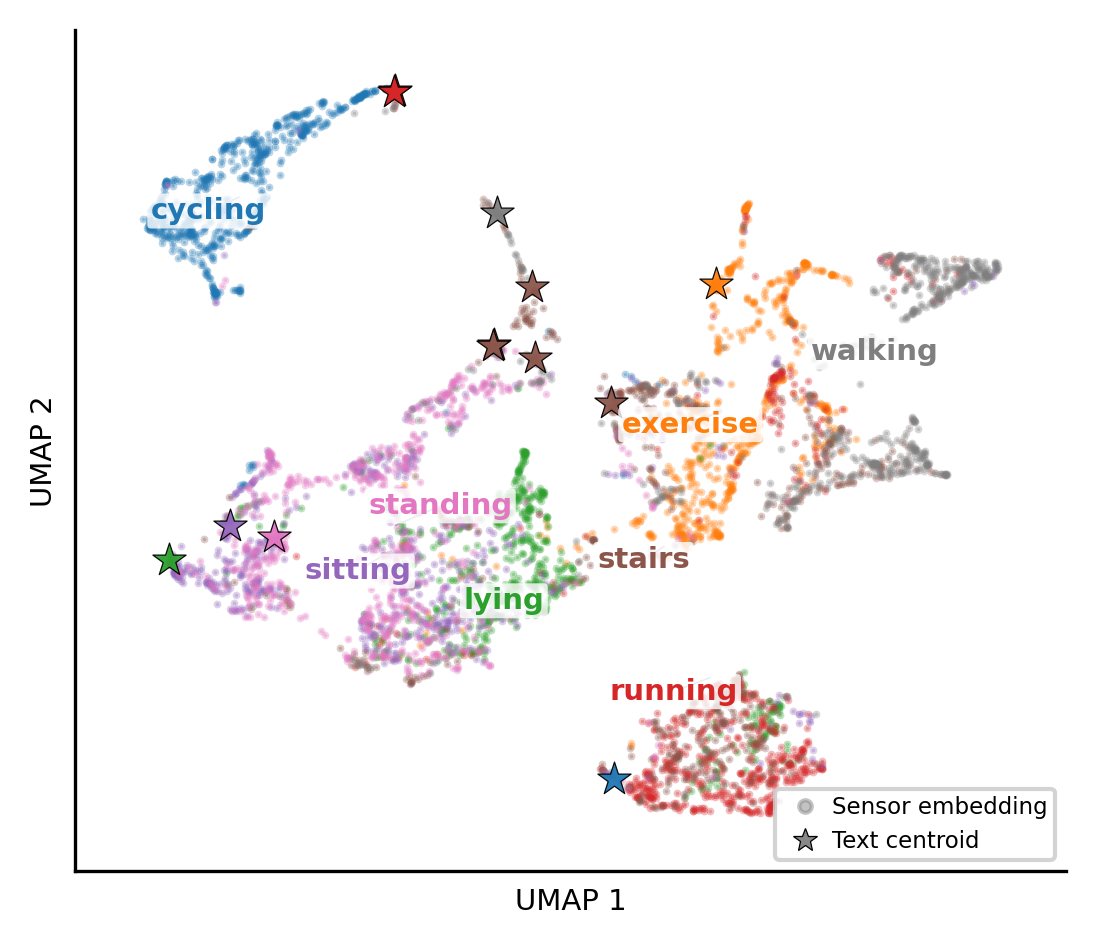

The Python source for this figure:
#!/usr/bin/env python3
"""Generate publication-quality UMAP figure of IMU-text embedding alignment.

Single-column academic paper figure (~3.5 inches wide, 300 DPI).
Loads a trained TSFM checkpoint, extracts embeddings on all test datasets,
computes per-label centroids, and plots a joint 2D UMAP.

Usage:
    TSFM_CHECKPOINT=training_output/semantic_alignment/small_deep_v2_4b3fdd6/best.pt \
        python figures/fig_embedding_umap.py

    # Or use default checkpoint path
    python figures/fig_embedding_umap.py
"""

import os
import sys
import json
import random
from pathlib import Path
from typing import List, Dict, Tuple

import numpy as np
import torch
import torch.nn.functional as F
from torch.amp import autocast
from tqdm import tqdm

# ── Project imports ─────────────────────────────────────────────────────────
PROJECT_ROOT = Path(__file__).resolve().parent.parent
sys.path.insert(0, str(PROJECT_ROOT))

from val_scripts.human_activity_recognition.model_loading import load_model, load_label_bank
from datasets.imu_pretraining_dataset.label_groups import LABEL_GROUPS_SIMPLE

# ── Config ──────────────────────────────────────────────────────────────────
_DEFAULT_CHECKPOINT = str(
    PROJECT_ROOT / "training_output" / "semantic_alignment"
    / "small_deep_v2_4b3fdd6" / "best.pt"
)
CHECKPOINT_PATH = os.environ.get("TSFM_CHECKPOINT", _DEFAULT_CHECKPOINT)
BATCH_SIZE = 64
OUTPUT_DIR = PROJECT_ROOT / "figures"

# Eval constants (matching evaluate_tsfm.py at this commit)
BENCHMARK_DIR = PROJECT_ROOT / "benchmark_data"
TSFM_EVAL_DIR = BENCHMARK_DIR / "processed" / "tsfm_eval"
LIMUBERT_DATA_DIR = BENCHMARK_DIR / "processed" / "limubert"
DATA_CHANNELS = 6
PATCH_SIZE_SEC = 1.0

# Load dataset & label config
DATASET_CONFIG_PATH = BENCHMARK_DIR / "dataset_config.json"
GLOBAL_LABEL_PATH = LIMUBERT_DATA_DIR / "global_label_mapping.json"

with open(DATASET_CONFIG_PATH) as f:
    DATASET_CONFIG = json.load(f)
TEST_DATASETS = DATASET_CONFIG["zero_shot_datasets"]

with open(GLOBAL_LABEL_PATH) as f:
    GLOBAL_LABELS = json.load(f)["labels"]

# UMAP parameters (tuned for ~170 centroid points)
UMAP_N_NEIGHBORS = 10
UMAP_MIN_DIST = 0.05
EXCLUDE_GROUPS = ('postural_transition',)


# ── Data loading (mirrors evaluate_tsfm.py) ────────────────────────────────

def get_dataset_metadata(dataset_name: str) -> dict:
    manifest_path = PROJECT_ROOT / "data" / dataset_name / "manifest.json"
    with open(manifest_path) as f:
        manifest = json.load(f)

    channels = manifest.get('channels', manifest.get('channel_descriptions', []))
    if isinstance(channels[0], dict):
        ch_descs = [c['description'] for c in channels]
    else:
        ch_descs = channels

    sr = manifest.get('sampling_rate_hz', manifest.get('sampling_rate', 50.0))
    n_real = len(ch_descs)
    has_gyro = n_real >= 6

    # Pad to DATA_CHANNELS if fewer
    while len(ch_descs) < DATA_CHANNELS:
        ch_descs.append(f"unused_pad_channel_{len(ch_descs)}")

    return {
        'channel_descriptions': ch_descs[:DATA_CHANNELS],
        'sampling_rate_hz': sr,
        'n_real_channels': n_real,
        'has_gyro': has_gyro,
    }


def load_raw_data(dataset_name: str):
    """Load preprocessed numpy arrays from benchmark_data."""
    ds_dir = TSFM_EVAL_DIR / dataset_name
    data = np.load(str(ds_dir / "data_native.npy")).astype(np.float32)
    label_path = ds_dir / "label_native.npy"
    if not label_path.exists():
        label_path = ds_dir / "labels.npy"
    labels = np.load(str(label_path)).astype(np.float32)
    with open(ds_dir / "metadata.json") as f:
        meta = json.load(f)
    sr = meta.get('sampling_rate_hz', 50.0)
    return data, labels, sr


def get_window_labels(labels_raw: np.ndarray, label_index: int = 0) -> np.ndarray:
    """Extract per-window activity labels as integer indices (majority vote)."""
    act_labels = labels_raw[:, :, label_index]
    t = int(np.min(act_labels))
    act_labels = act_labels - t
    window_labels = np.array([
        np.bincount(row.astype(int)).argmax() for row in act_labels
    ], dtype=np.int64)
    return window_labels


def get_dataset_labels(dataset_name: str) -> List[str]:
    """Get sorted activity labels for a dataset."""
    return sorted(DATASET_CONFIG["datasets"][dataset_name]["activities"])


# ── Embedding extraction ───────────────────────────────────────────────────

def extract_embeddings(model, raw_data, device, sampling_rate, channel_descriptions,
                       has_gyro=True):
    """Extract session-level L2-normalised embeddings."""
    model.train(False)
    N = raw_data.shape[0]
    seq_len = raw_data.shape[1]
    all_embs = []

    for start in tqdm(range(0, N, BATCH_SIZE), desc="Extracting embeddings",
                      total=(N + BATCH_SIZE - 1) // BATCH_SIZE, leave=False):
        end = min(start + BATCH_SIZE, N)
        batch = torch.from_numpy(raw_data[start:end]).float().to(device)
        bs = batch.shape[0]

        ch_mask = torch.ones(bs, DATA_CHANNELS, dtype=torch.bool, device=device)
        if not has_gyro:
            ch_mask[:, 3:] = False
        att_mask = torch.ones(bs, seq_len, dtype=torch.bool, device=device)
        ch_descs = [channel_descriptions[:] for _ in range(bs)]
        srs = [sampling_rate] * bs
        ps = [PATCH_SIZE_SEC] * bs

        with torch.no_grad():
            with autocast('cuda', enabled=device.type == 'cuda'):
                emb = model.forward_from_raw(
                    batch, ch_descs, ch_mask, srs, ps,
                    attention_mask=att_mask,
                )
            all_embs.append(emb.float().cpu().numpy())

    return np.concatenate(all_embs, axis=0)


# ── Group color mapping ────────────────────────────────────────────────────

def get_label_to_group(labels: List[str]) -> Dict[str, str]:
    label_to_group = {}
    for group_name, members in LABEL_GROUPS_SIMPLE.items():
        for lbl in members:
            label_to_group[lbl] = group_name
    return label_to_group


# Distinct colors for LABEL_GROUPS_SIMPLE groups (17 groups)
_TAB20 = [
    '#1f77b4', '#ff7f0e', '#2ca02c', '#d62728', '#9467bd',
    '#8c564b', '#e377c2', '#7f7f7f', '#bcbd22', '#17becf',
    '#aec7e8', '#ffbb78', '#98df8a', '#ff9896', '#c5b0d5',
    '#c49c94', '#f7b6d2',
]


# ── Figure generation ──────────────────────────────────────────────────────

def make_paper_figure(
    imu_embeddings: np.ndarray,
    text_embeddings: np.ndarray,
    labels: List[str],
    output_path: Path,
    exclude_groups: Tuple[str, ...] = EXCLUDE_GROUPS,
):
    """Publication-quality single-column UMAP figure.

    Minimal design: circles (IMU) and stars (text) colored by activity group,
    with group labels placed at cluster centroids. No axis labels, no legend
    clutter — the visual tells the story.
    """
    import umap
    import matplotlib
    matplotlib.use('Agg')
    import matplotlib.pyplot as plt
    from matplotlib.lines import Line2D

    plt.rcParams.update({
        'font.family': 'sans-serif',
        'font.size': 7,
    })

    label_to_group = get_label_to_group(labels)

    # Filter invalid embeddings
    valid = ~(np.isnan(imu_embeddings).any(axis=1) | np.isinf(imu_embeddings).any(axis=1)
              | np.isnan(text_embeddings).any(axis=1) | np.isinf(text_embeddings).any(axis=1))
    imu_embeddings = imu_embeddings[valid]
    text_embeddings = text_embeddings[valid]
    labels = [l for l, v in zip(labels, valid) if v]

    # Exclude specified groups
    if exclude_groups:
        keep = np.array([label_to_group.get(l, l) not in exclude_groups for l in labels])
        n_dropped = len(labels) - keep.sum()
        if n_dropped:
            print(f"  Excluding {n_dropped} samples from groups: {exclude_groups}")
        imu_embeddings = imu_embeddings[keep]
        text_embeddings = text_embeddings[keep]
        labels = [l for l, k in zip(labels, keep) if k]

    labels_arr = np.array(labels)
    unique_labels = sorted(set(labels))

    # Per-label centroids
    imu_centroids = np.zeros((len(unique_labels), imu_embeddings.shape[1]))
    text_centroids = np.zeros((len(unique_labels), text_embeddings.shape[1]))
    for i, lbl in enumerate(unique_labels):
        mask = labels_arr == lbl
        imu_centroids[i] = imu_embeddings[mask].mean(axis=0)
        text_centroids[i] = text_embeddings[mask].mean(axis=0)

    # Re-normalise
    imu_centroids /= np.maximum(np.linalg.norm(imu_centroids, axis=1, keepdims=True), 1e-8)
    text_centroids /= np.maximum(np.linalg.norm(text_centroids, axis=1, keepdims=True), 1e-8)

    centroid_groups = np.array([label_to_group.get(l, l) for l in unique_labels])
    present_groups = sorted(set(centroid_groups))

    # Assign colors per group
    group_colors = {g: _TAB20[i % len(_TAB20)] for i, g in enumerate(present_groups)}

    # Balanced subsample: equal samples per group so no group dominates visually
    MAX_SAMPLES = 5000
    rng = np.random.RandomState(42)
    groups_all = np.array([label_to_group.get(l, l) for l in labels])
    present_groups_arr = sorted(set(groups_all))
    per_group = max(1, MAX_SAMPLES // len(present_groups_arr))

    balanced_idx = []
    for g in present_groups_arr:
        g_indices = np.where(groups_all == g)[0]
        n_take = min(per_group, len(g_indices))
        balanced_idx.extend(rng.choice(g_indices, n_take, replace=False).tolist())
    rng.shuffle(balanced_idx)
    balanced_idx = np.array(balanced_idx)

    imu_sub = imu_embeddings[balanced_idx]
    labels_sub = [labels[i] for i in balanced_idx]
    labels_sub_arr = np.array(labels_sub)
    groups_sub = np.array([label_to_group.get(l, l) for l in labels_sub])

    # Joint UMAP on subsampled IMU + text centroids
    all_points = np.vstack([imu_sub, text_centroids])
    n_imu = len(imu_sub)
    n_text = len(text_centroids)
    actual_neighbors = min(15, len(all_points) - 1)
    print(f"  UMAP: {n_imu} IMU samples + {n_text} text centroids, "
          f"n_neighbors={actual_neighbors}")
    reducer = umap.UMAP(
        n_neighbors=actual_neighbors,
        min_dist=0.1,
        n_components=2,
        metric='cosine',
        random_state=42,
    )
    proj = reducer.fit_transform(all_points)
    imu_proj = proj[:n_imu]
    text_proj = proj[n_imu:]

    # ── Plot ────────────────────────────────────────────────────────────────
    fig, ax = plt.subplots(figsize=(3.5, 3.0))
    ax.set_facecolor('white')

    # Layer 1: IMU sample cloud (small dots, low alpha)
    for g in present_groups:
        c = group_colors[g]
        mask = groups_sub == g
        if not mask.any():
            continue
        ax.scatter(imu_proj[mask, 0], imu_proj[mask, 1],
                   c=c, marker='.', s=3, alpha=0.3, zorder=2,
                   rasterized=True)  # rasterize dots for small PDF

    # Layer 2: text centroids (bold stars)
    for g in present_groups:
        c = group_colors[g]
        mask = centroid_groups == g
        if not mask.any():
            continue
        ax.scatter(text_proj[mask, 0], text_proj[mask, 1],
                   c=c, marker='*', s=70, alpha=0.95,
                   edgecolors='black', linewidths=0.3, zorder=4)

    # Layer 3: group labels near the text centroid cluster center (auto-repelled)
    from adjustText import adjust_text
    texts = []
    for g in present_groups:
        mask = centroid_groups == g
        if not mask.any():
            continue
        # Anchor at IMU cluster center (visually dominant), not text centroid
        imu_mask = groups_sub == g
        if imu_mask.any():
            cx, cy = imu_proj[imu_mask, 0].mean(), imu_proj[imu_mask, 1].mean()
        else:
            cx, cy = text_proj[mask, 0].mean(), text_proj[mask, 1].mean()
        display = g.replace('_', ' ')
        t = ax.text(cx, cy, display, fontsize=7, fontweight='bold',
                    color=group_colors[g], ha='center', va='center', zorder=6,
                    bbox=dict(boxstyle='round,pad=0.12', facecolor='white',
                              alpha=0.8, edgecolor='none'))
        texts.append(t)

    adjust_text(texts, ax=ax,
                force_text=(0.8, 0.8), force_points=(0.3, 0.3),
                expand_text=(1.2, 1.4),
                arrowprops=dict(arrowstyle='-', color='#aaaaaa', lw=0.4))

    # Minimal modality legend
    legend_handles = [
        Line2D([0], [0], marker='o', color='#888', ms=3, lw=0,
               alpha=0.5, label='Sensor embedding'),
        Line2D([0], [0], marker='*', color='#888', ms=6, lw=0,
               markeredgecolor='black', markeredgewidth=0.3,
               label='Text centroid'),
    ]
    ax.legend(handles=legend_handles, fontsize=5.5, loc='lower right',
              framealpha=0.85, borderpad=0.3, handletextpad=0.2)

    # Axes
    ax.set_xlabel('UMAP 1', fontsize=7)
    ax.set_ylabel('UMAP 2', fontsize=7)
    ax.set_xticks([])
    ax.set_yticks([])
    ax.spines['top'].set_visible(False)
    ax.spines['right'].set_visible(False)

    # Tight axis limits
    all_pts = np.vstack([imu_proj, text_proj])
    pad = 0.08
    xr = all_pts[:, 0].max() - all_pts[:, 0].min()
    yr = all_pts[:, 1].max() - all_pts[:, 1].min()
    ax.set_xlim(all_pts[:, 0].min() - pad * xr, all_pts[:, 0].max() + pad * xr)
    ax.set_ylim(all_pts[:, 1].min() - pad * yr, all_pts[:, 1].max() + pad * yr)

    plt.tight_layout(pad=0.2)

    # Save PNG + PDF
    png_path = output_path.with_suffix('.png')
    pdf_path = output_path.with_suffix('.pdf')
    plt.savefig(png_path, dpi=300, bbox_inches='tight', facecolor='white')
    plt.savefig(pdf_path, bbox_inches='tight', facecolor='white')
    plt.close(fig)
    print(f"  Saved: {png_path.name} + {pdf_path.name}")


# ── Main ───────────────────────────────────────────────────────────────────

def main():
    torch.manual_seed(42)
    np.random.seed(42)
    random.seed(42)

    device = torch.device('cuda' if torch.cuda.is_available() else 'cpu')
    print(f"Device: {device}")
    print(f"Checkpoint: {CHECKPOINT_PATH}")

    # Load model
    model, checkpoint, hp_path = load_model(CHECKPOINT_PATH, device)
    label_bank = load_label_bank(checkpoint, device, hp_path)
    model.train(False)
    label_bank.train(False)
    print("Model loaded")

    # Collect embeddings across all test datasets
    all_imu = []
    all_text = []
    all_labels = []

    # Pre-compute text embeddings for all global labels once
    with torch.no_grad():
        global_label_embs = label_bank.encode(GLOBAL_LABELS, normalize=True)
        if global_label_embs.ndim == 3:
            global_label_embs = global_label_embs.mean(dim=1)
        global_label_embs = global_label_embs.cpu().numpy()
    global_label_to_idx = {l: i for i, l in enumerate(GLOBAL_LABELS)}

    for ds_name in TEST_DATASETS:
        ds_dir = TSFM_EVAL_DIR / ds_name
        if not ds_dir.exists() or not (ds_dir / "data_native.npy").exists():
            print(f"  SKIP {ds_name}: no preprocessed data")
            continue

        print(f"\n  Processing {ds_name}...")
        meta = get_dataset_metadata(ds_name)
        raw_data, raw_labels, sr = load_raw_data(ds_name)

        # Integer label indices -> string activity names
        window_label_indices = get_window_labels(raw_labels)
        ds_activities = get_dataset_labels(ds_name)

        # Extract IMU embeddings (session-level)
        imu_embs = extract_embeddings(
            model, raw_data, device, sr,
            meta['channel_descriptions'],
            has_gyro=meta['has_gyro'],
        )

        # Map integer indices -> activity names -> global label embeddings
        valid_idx = []
        valid_labels = []
        for i, idx in enumerate(window_label_indices):
            if idx < len(ds_activities):
                activity_name = ds_activities[idx]
                if activity_name in global_label_to_idx:
                    valid_idx.append(i)
                    valid_labels.append(activity_name)

        if not valid_idx:
            print(f"    No matching labels in label bank -- skipping")
            continue

        imu_embs = imu_embs[valid_idx]
        text_embs = np.array([global_label_embs[global_label_to_idx[l]] for l in valid_labels])

        print(f"    {len(valid_labels)} samples, {len(set(valid_labels))} unique labels")
        all_imu.append(imu_embs)
        all_text.append(text_embs)
        all_labels.extend(valid_labels)

    if not all_imu:
        print("ERROR: No data loaded. Check benchmark_data/processed/ exists.")
        sys.exit(1)

    imu_all = np.concatenate(all_imu, axis=0)
    text_all = np.concatenate(all_text, axis=0)
    print(f"\nTotal: {len(all_labels)} samples, {len(set(all_labels))} unique labels")

    # Generate figure
    output_path = OUTPUT_DIR / "fig_embedding_umap"
    make_paper_figure(imu_all, text_all, all_labels, output_path)
    print("\nDone!")


if __name__ == '__main__':
    main()
